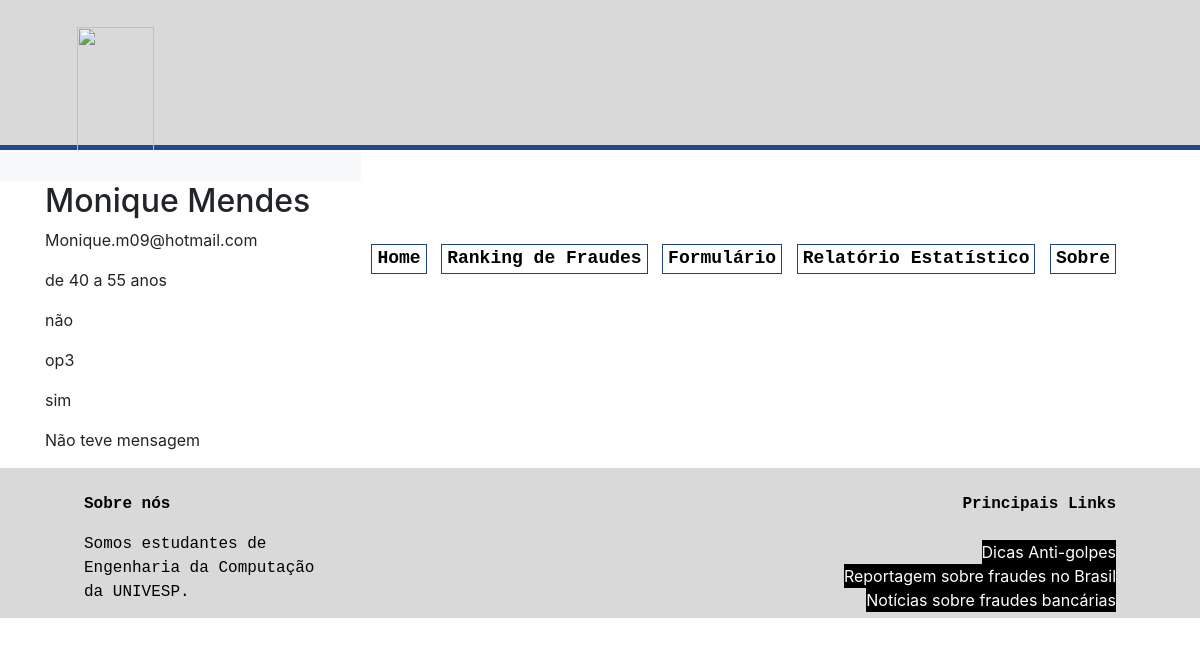
Screenshot of /86579847 with the database file from the repository.
### tables this page shows
CREATE TABLE posts (
    id INTEGER PRIMARY KEY AUTOINCREMENT,
    nome STRING(200) NOT NULL,
    email STRING(200) NOT NULL,
    idade STRING(50) NOT NULL,
    tipo STRING(10) NOT NULL,
    opcao STRING(100) NOT NULL,
    valida STRING(10) NOT NULL,
    fraude STRING(100) NOT NULL,
    descricao STRING(500) NOT NULL
);

### app.py (the view)
@app.route('/<int:post_id>')
def post(post_id):
    post = get_post(post_id)
    return render_template('post.html', post=post)

### app.py (called while the page is built)
def get_db_connection():
    conn = sqlite3.connect('database.db')
    conn.row_factory = sqlite3.Row
    return conn

def get_post(post_id):
    conn = get_db_connection()
    post = conn.execute('SELECT * FROM posts WHERE id = ?',
                        (post_id,)).fetchone()
    conn.close()
    if post is None:
        abort(404)
    return post

### templates/post.html (shortened to what this page needs)
{% extends 'base.html' %}
{% block content %}
    <h2>{% block title %} {{ post['nome'] }} {% endblock %}</h2>
    <p>{{ post['email'] }}</p>
    <p>{{ post['idade'] }}</p>
    <p>{{ post['tipo'] }}</p>
    <p>{{ post['opcao'] }}</p>
    <p>{{ post['valida'] }}</p>
    <p>{{ post['descricao'] }}</p>
{% endblock %}

### static/css/estilo.css (style rules this page uses)
* { margin:0; padding:0; }
body { text-align:center; margin:0px; background:#ffffff; }

### rows the page displays
posts: nome "Monique Mendes", email "Monique.m09@hotmail.com", idade "de 40 a 55 anos", tipo "não", opcao "op3", valida "sim", descricao "Não teve mensagem"
